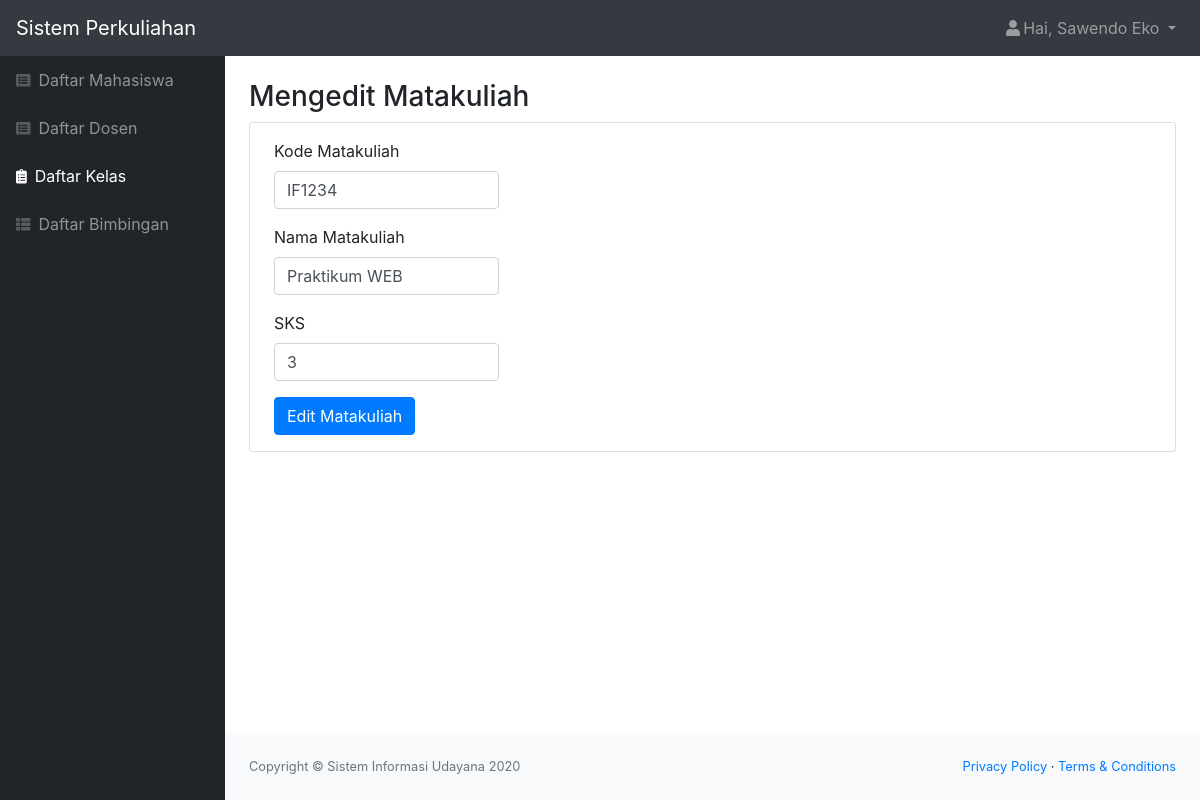
Page /edit_matakuliah.php?id_mk=1 (signed in) on the committed database.
### tables this page shows
CREATE TABLE `matakuliah` (
  `id_mk` int(11) NOT NULL,
  `kode_mk` char(6) NOT NULL,
  `matakuliah` varchar(100) NOT NULL,
  `sks` int(11) NOT NULL
);

### edit_matakuliah.php (the view, shortened to what this page needs)
<?php
include "function.php";
$nama = $_SESSION['nama'];
$id = $_GET['id_mk'];
$queryMK = mysqli_query($koneksi, "SELECT * FROM matakuliah WHERE id_mk = '$id'");
$mk = mysqli_fetch_assoc($queryMK);
?>
<!DOCTYPE html>
<html lang="en">
    <head>
        <link href="css/styles.css" rel="stylesheet" />
        <link href="https://cdn.datatables.net/1.10.20/css/dataTables.bootstrap4.min.css" rel="stylesheet" />
    </head>
    <body class="sb-nav-fixed">
        <nav class="sb-topnav navbar navbar-expand navbar-dark bg-dark">
            <a class="navbar-brand" href="index.html">Sistem Perkuliahan</a>
            <ul class="navbar-nav ml-auto">
                <li class="nav-item dropdown">
                    <a class="nav-link dropdown-toggle" id="userDropdown" href="#" role="button" data-toggle="dropdown" aria-haspopup="true" aria-expanded="false"><i class="fas fa-user fa-fw"></i>Hai, <?= $nama; ?> </a>
                </li>
            </ul>
        </nav>
        <div id="layoutSidenav">
            <div id="layoutSidenav_nav">
                <nav class="sb-sidenav accordion sb-sidenav-dark" id="sidenavAccordion">
                    <div class="sb-sidenav-menu">
                        <div class="nav">
                            <a class="nav-link" href="mahasiswa.php"
                                ><div class="sb-nav-link-icon"><i class="fas fa-list-alt"></i></div>
                                Daftar Mahasiswa</a
                            >
                            <a class="nav-link" href="dosen.php"
                                ><div class="sb-nav-link-icon"><i class="fas fa-list-alt"></i></div>
                                Daftar Dosen</a
                            >
                            <a class="nav-link active" href="kelas.php"
                                ><div class="sb-nav-link-icon"><i class="fas fa-clipboard-list"></i></div>
                                Daftar Kelas</a
                            >
                            <a class="nav-link" href="bimbingan.php"
                                ><div class="sb-nav-link-icon"><i class="fas fa-th-list"></i></div>
                                Daftar Bimbingan</a
                            >
                        </div>
                    </div>
                </nav>
            </div>
            <div id="layoutSidenav_content">
                <main>
                    <div class="container-fluid">
                        <h3 class="mt-4">Mengedit Matakuliah</h3>
                        <div class="card mb-4">
                            <form form action="function.php?act=editMatakuliah&id_mk=<?= $id; ?>" id="buat" method="POST" >
                                <div class="form-group ml-4 py-3 mb-0">
                                    <label for="kode_mk">Kode Matakuliah</label>
                                    <input type="text" class="form-control col-sm-3" id="kode_mk" name="kode_mk"  value="<?= $mk['kode_mk']; ?>" >
                                </div>
                                <div class="form-group ml-4">
                                    <label for="matakuliah">Nama Matakuliah</label>
                                    <input type="text" class="form-control col-sm-3" id="matakuliah" name="matakuliah"  value="<?= $mk['matakuliah']; ?>">
                                </div>
                                <div class="form-group ml-4">
                                    <label for="sks">SKS</label>
                                    <input type="number" class="form-control col-sm-3" id="sks" name="sks" value="<?= $mk['sks']; ?>">
                                </div>
                                <input type="submit" name="buat_btn" id="buat" class="btn btn-primary ml-4 mb-3" value="Edit Matakuliah">
                            </form>
                        </div>
                    </div>
                </main>
                <footer class="py-4 bg-light mt-auto">
                    <div class="container-fluid">
                        <div class="d-flex align-items-center justify-content-between small">
                            <div class="text-muted">Copyright &copy; Sistem Informasi Udayana 2020</div>
                            <div>
                                <a href="#">Privacy Policy</a>
                                &middot;
                                <a href="#">Terms &amp; Conditions</a>
                            </div>
                        </div>
                    </div>
                </footer>
            </div>
        </div>
    </body>
</html>

### rows in the picture
matakuliah: kode_mk "IF1234", matakuliah "Praktikum WEB", sks "3"

### other values in the picture
$nama "Sawendo Eko"
